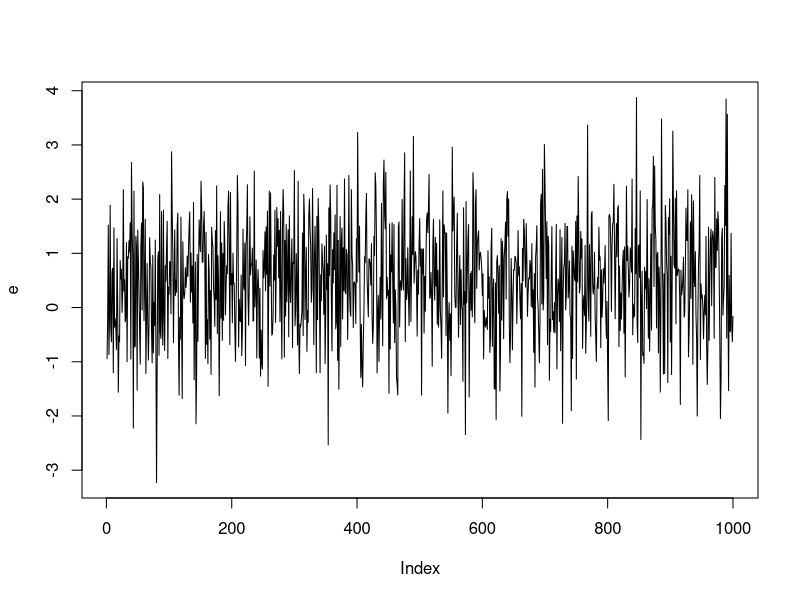
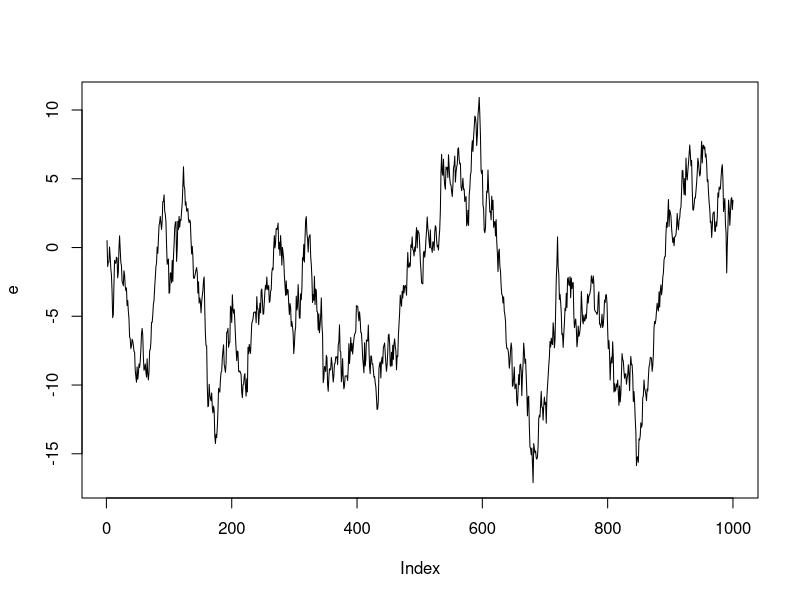
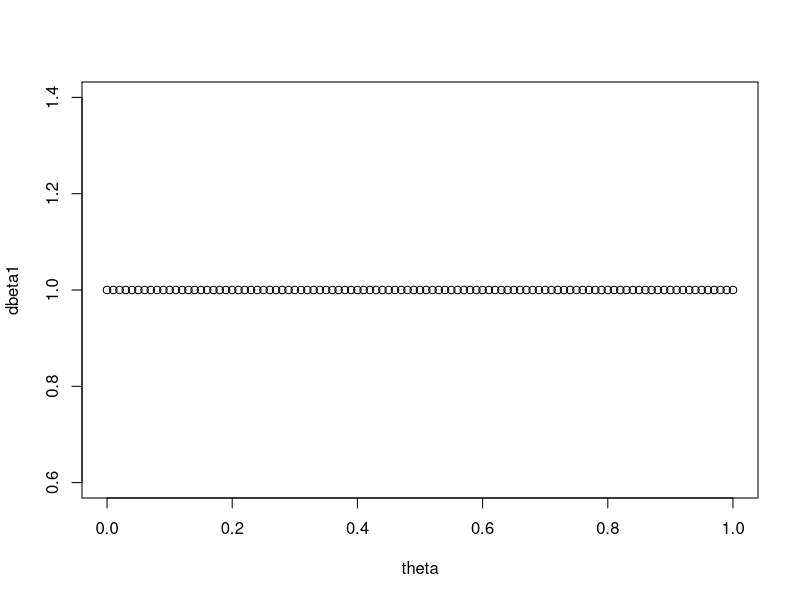
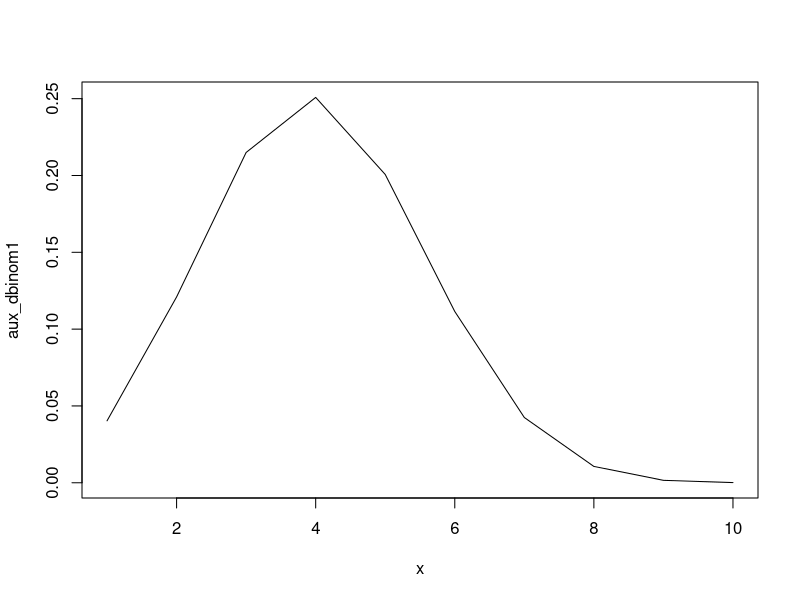
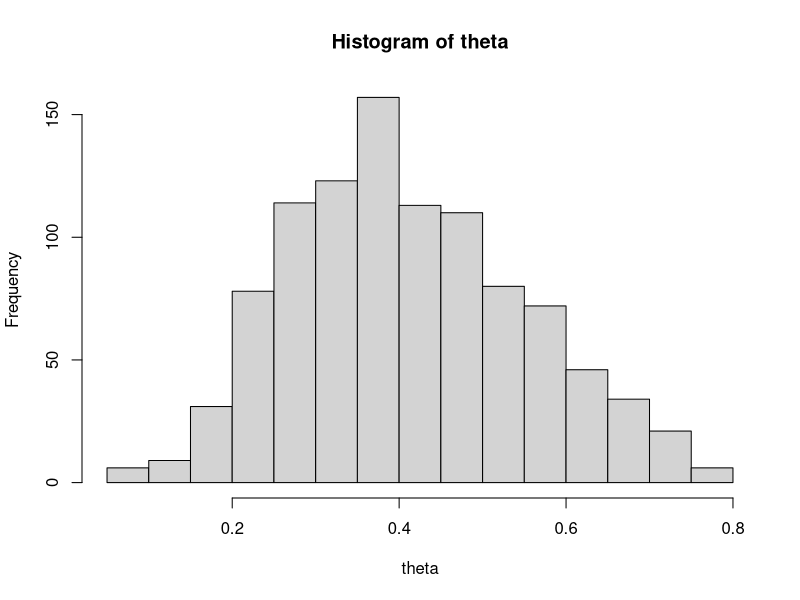

Here is the R script that generated these plots, in order:
# 190604 metropolis hastings

#objective: simulate markov chain monte carlos and metropolis hastings


#monte carlo -------------------------------------------
n = 1000 #size of sample
e = rnorm(n, .5, 1)
plot(e, type='l')
#simulation of data



#markov chain monte carlo -----------------------------------------
# marko chain = just dependence on the last value
e = double()
e[1] = .5
for (ii in 2:n) {
  e[ii] = rnorm(1,e[ii-1],1) 
}
plot(e, type='l') #random walk

#Metropolis Hastings -----------------------------------------------
#prior

#beta distribution
theta = seq(0,1,by=.01)
dbeta1 = dbeta(theta,1,1)
plot(theta,dbeta1)
#beta(1,1) is a flat distribution it is the same as standard uniform

x = 1:10
aux_dbinom1 = dbinom(x,10,.4) 
plot(x, aux_dbinom1, type='l')

theta=.2
dbinom(4,10,theta)

#the problem:
#throw dice 10 times, in one sample we saw that 4 out of 10
#the problem is determine the parameter theta from the binomial distribution
#in a frequentist approch this would be 0.4, but we will use a bayesian
#metropolis hastings approach

theta = double()
theta[1] = runif(1)  #initial value for theta
posterior_new = double()
posterior_old = double()
ratio = double()
for (jj in 2:n) {
  theta[jj] = rnorm(1, theta[jj-1] , .1)
  if (theta[jj]<0){theta[jj]=0}
  posterior_new[jj] = dbeta(theta[jj],1,1)*dbinom(4,10, theta[jj])
  posterior_old[jj] = dbeta(theta[jj-1],1,1)*dbinom(4,10,theta[jj-1])
  ratio[jj] = posterior_new[jj]/posterior_old[jj]
  alpha = min(ratio[jj],1)
  if (runif(1) >= alpha) {
    theta[jj] = theta[jj-1]
  }
  #print(theta[jj])
}

hist(theta)

#discart the first part of the sample the first 100
#this is called the burn in period

#MCMC
#https://www.youtube.com/watch?v=12eZWG0Z5gY

#sample from a distribution and find the distribution for a parameter
#find the expected value for some random variable.


#tests with Bayes's theorem
(.99*.005)/(0.99*.005+.01*.995)
(.01*.995)/(0.99*.005+.01*.995)


#what is the probability that I have a desease given that
#the test says that I have the desease
#the test have 99% accuracy, given that you have the desease
#the test will give positive 99% of the time
#given that you do not have the desease the test gives
#positive in 1% of the time
#in the population 0.1% of the population have the desease

#what is the probability that I have the desease given that
#the test was positive
first_test = (.99*.001)/(.99*.001+.01*.999); first_test

#given that the first test was positive I test again and the
#result gives positive, what is the probability that I have the 
#desease given that the test was positive?

second_test = (.99*first_test)/(.99*first_test+.01*(1-first_test)); second_test
#0.9075 
#given that the second test is positive again, the probability that I 
#have the desease is much higher


























